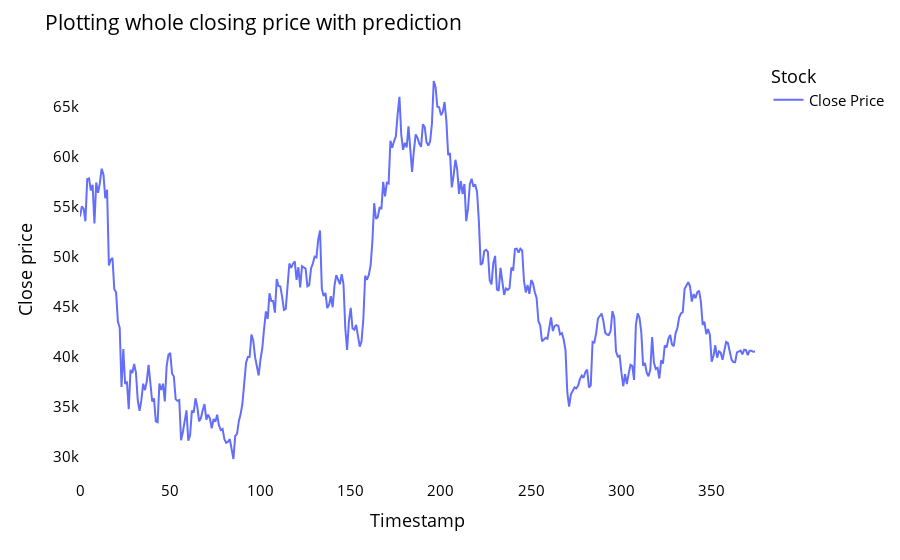

The cell this chart's notebook holds for it:
### Code cell
my_model=closedf.tolist()
my_model.extend((np.array(lst_output).reshape(-1,1)).tolist())
my_model=scaler.inverse_transform(my_model).reshape(1,-1).tolist()[0]

names = cycle(['Close Price'])

fig = px.line(my_model,labels={'value': 'Close price','index': 'Timestamp'})
fig.update_layout(title_text='Plotting whole closing price with prediction',
                  plot_bgcolor='white', font_size=15, font_color='black',legend_title_text='Stock')
fig.for_each_trace(lambda t:  t.update(name = next(names)))
fig.update_xaxes(showgrid=False)
fig.update_yaxes(showgrid=False)
fig.show()

### Figure 1 — Plotly figure (JSON) as saved in the notebook; plotly's stock layout.template omitted (floating-point values rounded to 4 significant figures; data arrays with more than 128 entries replaced by an {"elided": "..."} marker saying what was removed)
{"data": [{"hovertemplate": "variable=0<br>Timestamp=%{x}<br>Close price=%{y}<extra></extra>", "legendgroup": "0", "line": {"color": "#636efa", "dash": "solid"}, "marker": {"symbol": "circle"}, "mode": "lines", "name": "Close Price", "orientation": "v", "showlegend": true, "type": "scatter", "x": {"elided": "375 int values"}, "xaxis": "x", "y": {"elided": "375 float values"}, "yaxis": "y"}], "layout": {"font": {"color": "black", "size": 15}, "legend": {"title": {"text": "Stock"}, "tracegroupgap": 0}, "margin": {"t": 60}, "plot_bgcolor": "white", "title": {"text": "Plotting whole closing price with prediction"}, "xaxis": {"anchor": "y", "domain": [0, 1], "showgrid": false, "title": {"text": "Timestamp"}}, "yaxis": {"anchor": "x", "domain": [0, 1], "showgrid": false, "title": {"text": "Close price"}}}}
